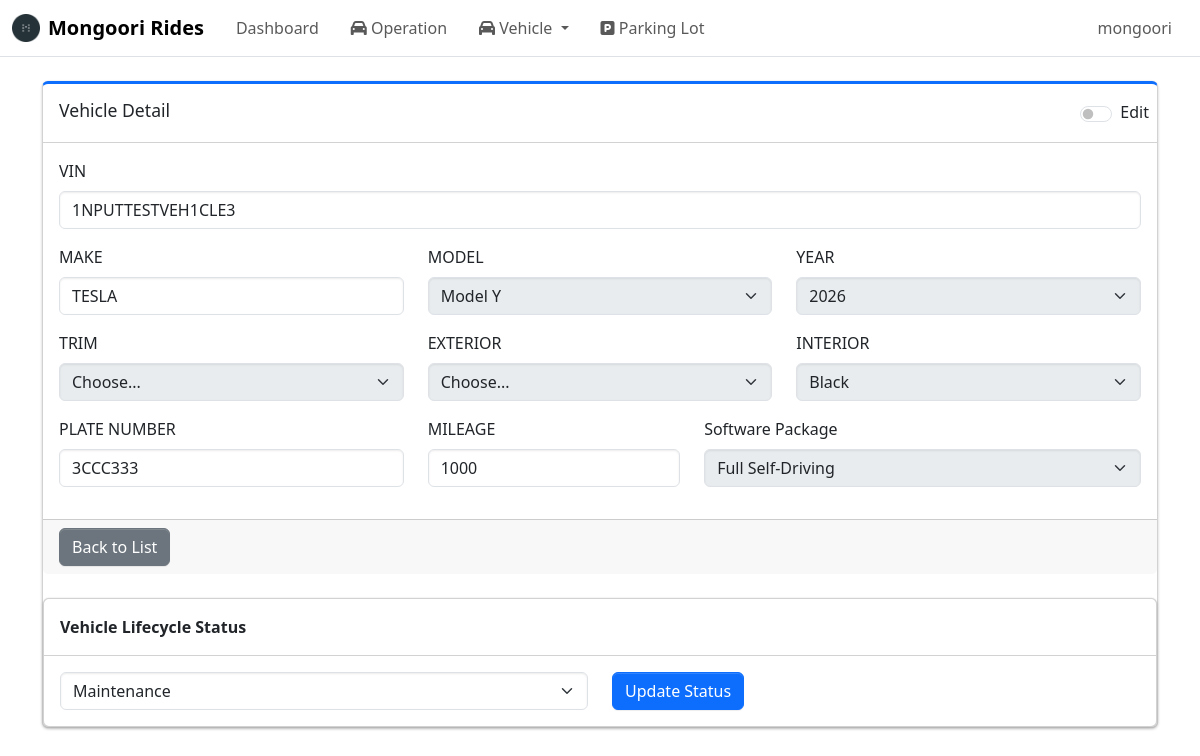
The app's page /admin/vehicles/3 (signed in), older data.
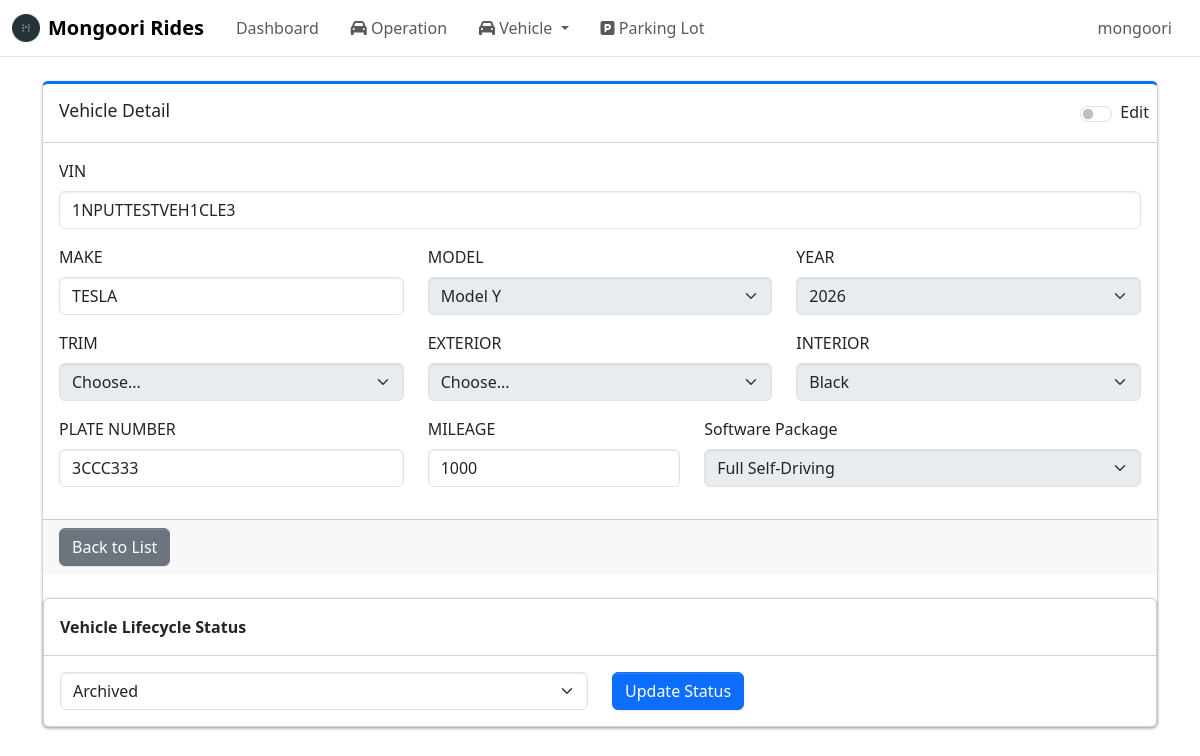
The same page, newer data.
### tables this page shows
CREATE TABLE vehicle (
    vehicle_id INTEGER PRIMARY KEY AUTOINCREMENT,
    vin TEXT NOT NULL UNIQUE CHECK(length(vin) = 17),
    make TEXT,
    model TEXT,
    model_year INTEGER,
    trim TEXT,
    exterior TEXT,
    interior TEXT,
    plate_number TEXT,
    mileage INTEGER,
    software TEXT,

    vehicle_status TEXT NOT NULL 
        CHECK(vehicle_status IN ('Active', 'Maintenance', 'Archived')),

    created_at DATETIME DEFAULT CURRENT_TIMESTAMP
);

### routes/admin/vehicle_pages/management.py (the view)
@vehicle_pages_bp.route("/<int:vehicle_id>", methods=['GET'])
def vehicle_detail_page(vehicle_id):
    if not session.get("admin_logged_in"):
        return redirect(url_for("auth.admin_login"))
    conn = get_conn()
    cur = conn.cursor()
    cur.execute(
        "SELECT * FROM vehicle WHERE vehicle_id = ?", (vehicle_id,)
    )
    vehicle = cur.fetchone()
    if not vehicle:
        abort(404)
    return render_template("form_vehicle.html", mode="detail", vehicle = vehicle)

### db.py (called while the page is built)
def make_dict(cursor, row):
    return {col[0]: row[idx] for idx, col in enumerate(cursor.description)}

def get_conn():
    if "db" not in g:
        conn = sqlite3.connect(DB_PATH, check_same_thread=False)
        conn.row_factory = make_dict
        conn.execute("PRAGMA foreign_keys = ON;")
        g.db = conn
    return g.db

def close_conn(e=None):
    db = g.pop("db", None)
    if db is not None:
        db.close()

### templates/form_vehicle.html (shortened to what the changed rows need)
{% extends "base.html" %}
{% block content %}
<div class="col-12">
    <div class="card card-primary card-outline mb-4">
        <form id="vehicleForm"
            data-mode="{{ mode }}"
            {% if mode == 'detail' %}
                data-update-url="{{ url_for('vehicle_api.admin_update_vehicle', vehicle_id=vehicle.vehicle_id) }}"
            {% else %}
                data-create-url="{{ url_for('vehicle_api.admin_create_vehicle') }}"
            {% endif %}>
            <div class="card-body">
                <div class="mb-3">
                    <label for="VIN" class="form-label">VIN</label>
                    <input id = "vin" name = "vin" type = "text" class="form-control editable"
                        value =  "{% if mode == 'detail' %}{{ vehicle.vin }}{% endif %}" minlength="17" maxlength="17"
        pattern="[A-HJ-NPR-Z0-9]{17}" required/>
                </div>
                <div class = "row mb-3">
                    <div class="col-4">
                        <label for="model" class="form-label">MODEL</label>
                        <select class="form-select editable" id="model" name="model" data-selected="{{ vehicle.model or '' }}" required>
                            <option value="Model Y">Model Y</option>
                        </select>
                    </div>
                    <div class = "col-4">
                        <label for = "year" class="form-label">YEAR</label>
                        <select id="year" name='year' class="form-select editable" data-selected="{{ vehicle.model_year or '' }}">
                            <option selected disabled value="">Choose...</option>
                        </select>
                    </div>
                </div>
                <div class = "row mb-3">
                    <div class="col-4">
                        <label for="trim" class="form-label">TRIM</label>
                        <select id="trim" name="trim" class="form-select editable" data-selected="{{ vehicle.trim or '' }}" disabled>
                            <option selected disabled value="">Choose...</option>
                        </select>
                    </div>
                    <div class="col-4">
                        <label for="exterior" class="form-label">EXTERIOR</label>
                        <select id="exterior" name="exterior" class="form-select editable" data-selected="{{ vehicle.exterior or '' }}" disabled>
                            <option selected disabled value="">Choose...</option>
                        </select>
                    </div>
                    <div class="col-4">
                        <label for="interior" class="form-label">INTERIOR</label>
                        <select id="interior" name="interior" class="form-select editable" data-selected="{{ vehicle.interior or '' }}">
                            <option value="black">Black</option>
                        </select>
                    </div>
                </div>
                <div class = "row mb-3">
                    <div class="col-4">
                        <label for="plate_number" class="form-label">PLATE NUMBER</label>
                        <input id = "plate_number" name = "plate_number" type = "text" class="form-control editable" value="{{ vehicle.plate_number or '' }}"/>
                    </div>
                    <div class="col-3">
                        <label for="mileage" class="form-label">MILEAGE</label>
                        <input id = "mileage" name = "mileage" type = "text" class="form-control editable" pattern="[0-9]+" value="{{ vehicle.mileage or '' }}"/>
                    </div>
                    <div class="col-5">
                        <label for="software" class="form-label">Software Package</label>
                        <select id="software" name="software" class="form-select editable" data-selected="{{ vehicle.software or '' }}">
                            <option value="FSD">Full Self-Driving</option>
                        </select>
                    </div>
                </div>
            </div>
        </form>
        {% if mode == 'detail' %}
        <div class="card mt-4">
            <div class="card-header">
                <strong>Vehicle Lifecycle Status</strong>
            </div>
            <div class="card-body">
                <div class="row align-items-center">
                    <div class="col-md-6">
                        <select id="vehicleStatusSelect" class="form-select">
                            <option value="Maintenance" {% if vehicle.vehicle_status == 'Maintenance' %}selected{% endif %}>Maintenance</option>
                            <option value="Archived" {% if vehicle.vehicle_status == 'Archived' %}selected{% endif %}>Archived</option>
                        </select>
                    </div>
                    <div class="col-md-6 d-flex align-items-end">
                        <button type="button" id="updateVehicleStatusBtn" class="btn btn-primary">
                            Update Status
                        </button>
                    </div>
                </div>
            </div>
        </div>
        {% endif %}
    </div>
</div>
{% endblock %}

Row changes from the older to the newer data that the page shows:
changed vehicle "1NPUTTESTVEH1CLE3": vehicle_status "Maintenance" → "Archived"
